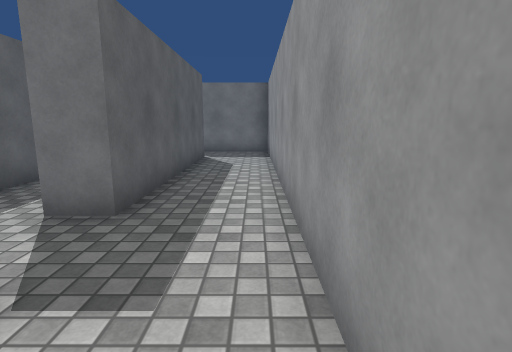
View 1 (above)

24 first-person views from a walk through a Unity game level. The camera is 1.3 m above the floor, tilts 10° down and sees 80° across. The floor is counted in squares, 1 m on a side. Each view is taken from the middle of a square. On the plan, view 1 faces up. The plan holds only what a view shows up to about 14 squares ahead; the rest is blank. The place goes on beyond the plan. The player character is not drawn. Surface patterns are stand-ins for the level's own textures.

View 2
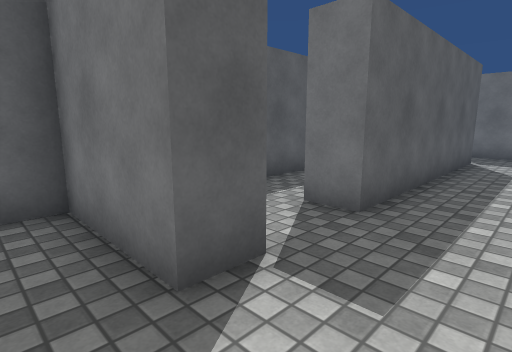

View 3
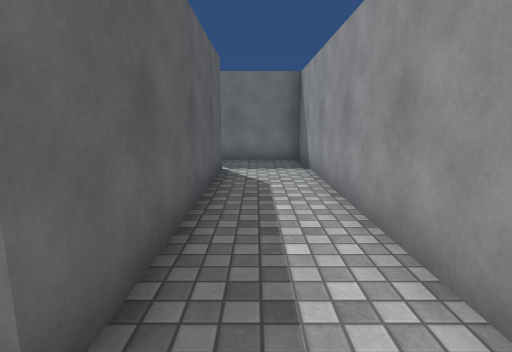

View 4
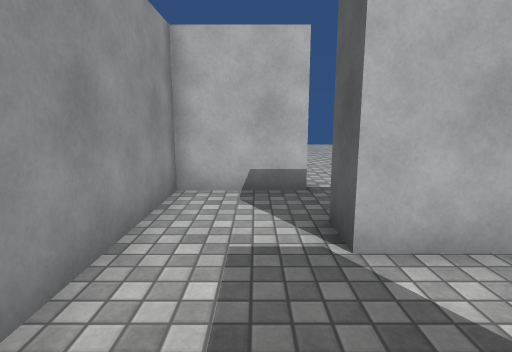

View 5
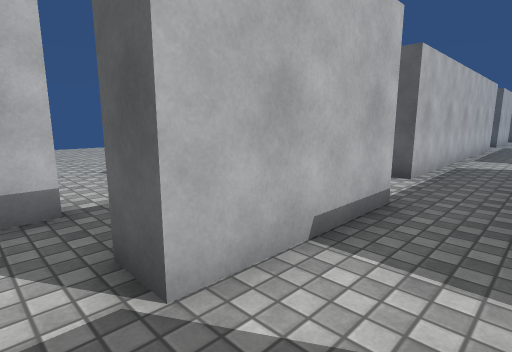

View 6
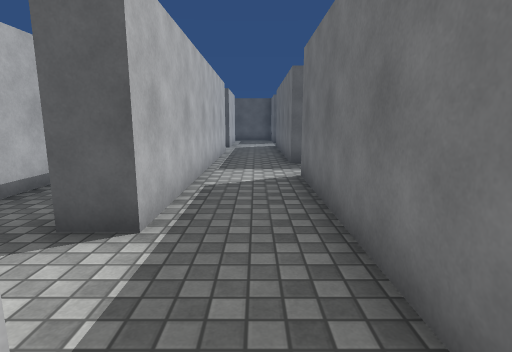

View 7
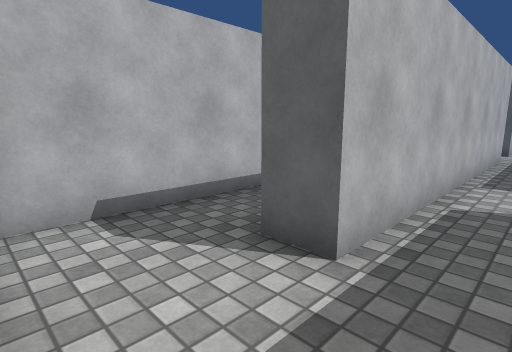

View 8
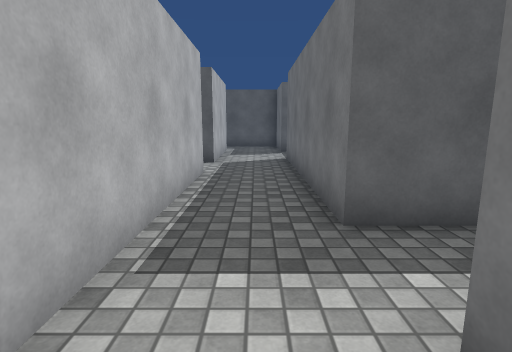

View 9
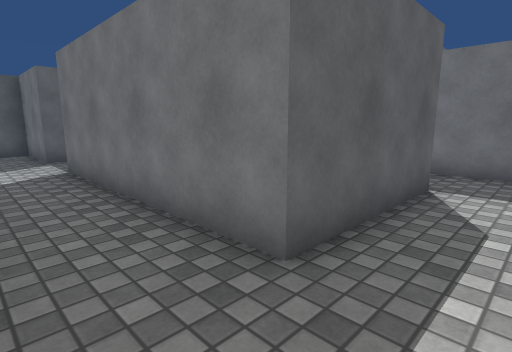

View 10
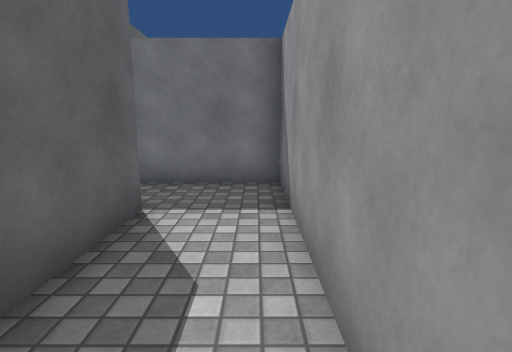

View 11
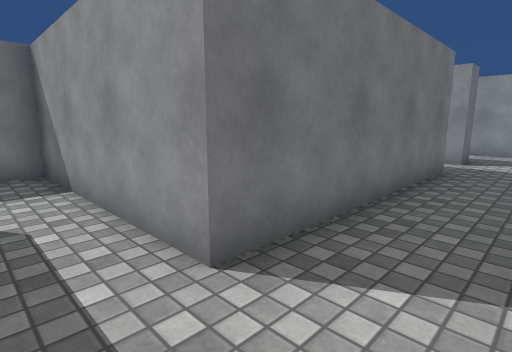

View 12
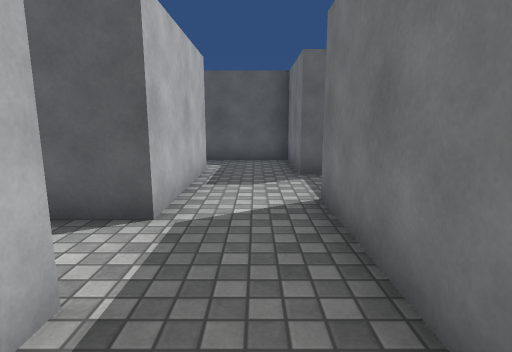

View 13
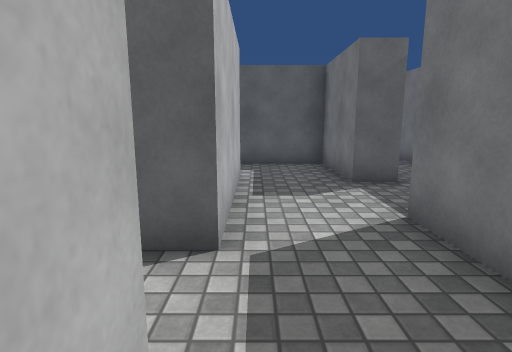

View 14
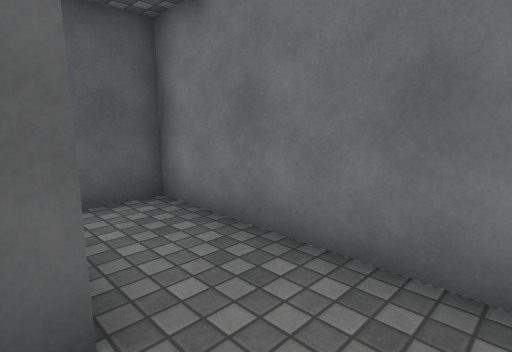

View 15
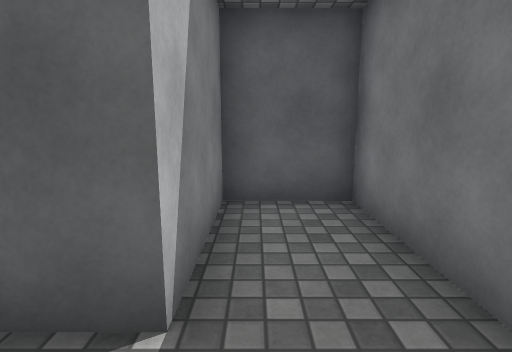

View 16
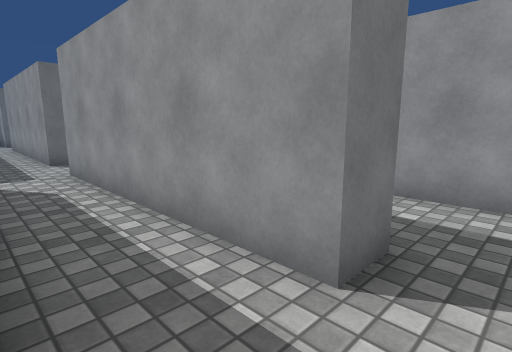

View 17
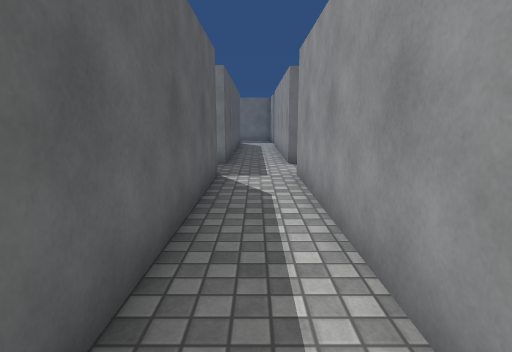

View 18
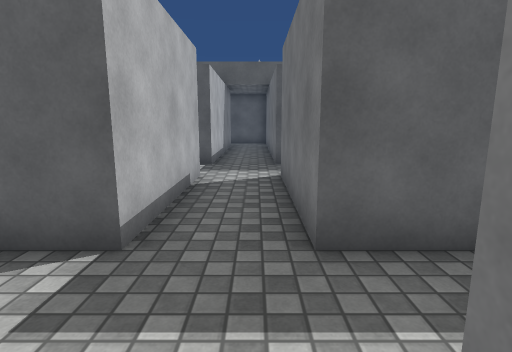

View 19
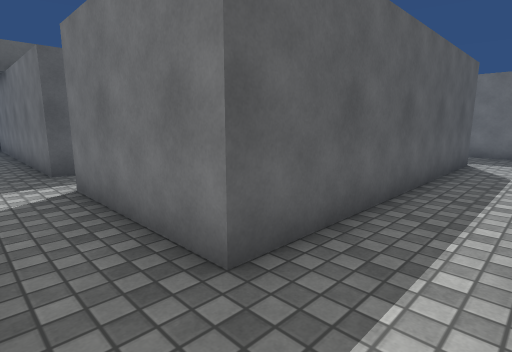

View 20
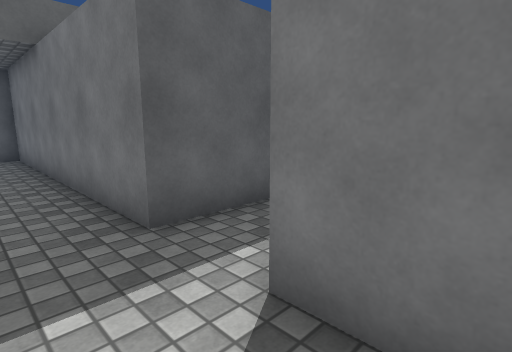

View 21
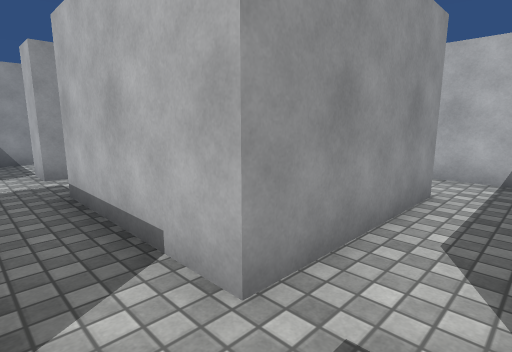

View 22
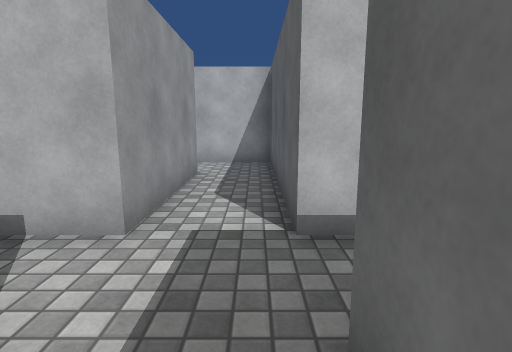

View 23
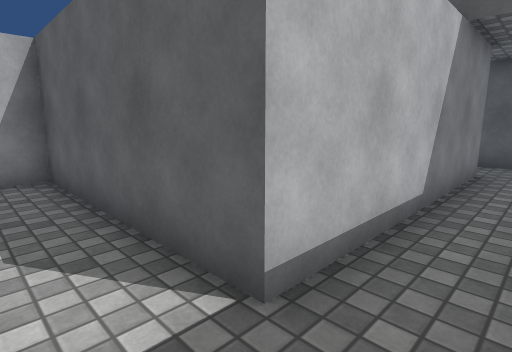

View 24
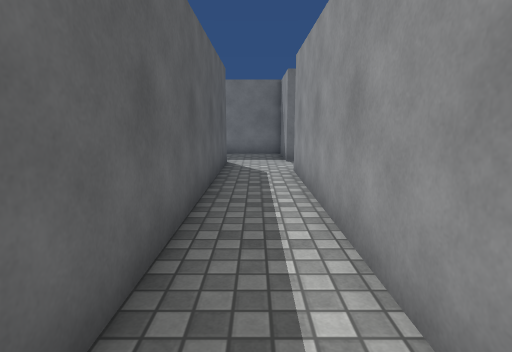

### Floor plan
Points are (right, up) in squares from view 1. A wall is a line through its corners. A room is listed if a view was taken in it or the views show most of it. See-through windows are left out.
Room 1 (views 1, 2)
walls: (-2, 2.1) (-2, 1.1); (-2, -0.8) (0.5, -0.8) (0.5, 2.4)
ways out: opening at (-0.5, 1.5) to room 2; opening at (-2, 0) to room 8
Room 2 (views 3, 4, 5, 18, 19)
walls: (-3, 11.6) (-2, 11.6) (-2, 4.1) (-3, 4.1); (0.5, 2.4) (0.5, 13.6) (-3, 13.6); (-3.5, 2.1) (-2, 2.1)
ways out: opening at (-0.5, 1.5) to room 1; opening at (-2.5, 3) to room 4; opening at (-2.5, 12.5) to room 4
Room 3 (views 6, 7, 8, 9, 10, 11, 12, 13, 14, 15, 16)
walls: (-19, 1.6) (-8.5, 1.6); (-6, 2.1) (-4.5, 2.1); (-4.9, 4.1) (-12.5, 4.1) (-12.5, 10.6) (-18, 10.6) (-18, 8.4) (-14.7, 8.4) (-14.7, 4.1) (-20.6, 4.1)
ways out: opening at (-5.5, 3) to room 4; opening at (-21.5, 2.5) to room 6; opening at (-19.5, 1); opening at (-7.5, 1)
Room 4 (views 17, 20, 21, 23, 24)
walls: (-11.5, 14.5) (-11.5, 13.6) (-21, 13.6) (-21, 11.2); (-9.5, 7) (-9.5, 11.6) (-5, 11.6) (-5, 5); (-3, 13.6) (-3, 21.2); (-3, 4.1) (-3, 11.6); (-19, 11.6) (-11.5, 11.6) (-11.5, 5.1) (-8.9, 5.1); (-4.5, 2.1) (-3.5, 2.1); (-5, 22.5) (-5, 13.6) (-9.5, 13.6)
ways out: opening at (-2.5, 3) to room 2; opening at (-2.5, 12.5) to room 2; opening at (-5.5, 3) to room 3; opening at (-10.5, 14) to room 5; opening at (-9, 6.5); opening at (-2.5, 22)
Room 5 (view 22)
walls: (-11.5, 15.9) (-11.5, 14.5)
ways out: opening at (-10.5, 14) to room 4
Room 6 (no view inside)
walls: (-24.6, 5.1) (-24.6, 4.1) (-25.6, 4.1); (-20.6, 4.1) (-22.1, 4.1); (-25.5, 1.6) (-21, 1.6)
ways out: opening at (-21.5, 2.5) to room 3; opening at (-25, 2.5) to room 7; opening at (-23.5, 4.5)
Room 7 (no view inside)
walls: (-25.6, 4.1) (-27.6, 4.1) (-27.6, 1.2)
ways out: opening at (-25, 2.5) to room 6; opening at (-26.5, 1)
Room 8 (no view inside)
walls: (-2, 1.1) (-5, 1.1) (-5, 0.2)
ways out: opening at (-2, 0) to room 1; opening at (-3.5, -1.5)

Positions as (right, up) in squares from view 1, and headings:
1: (0, 0), facing up
2: (0, 0), facing up-left
3: (-1, 3), facing up
4: (-1, 5), facing down
5: (-1, 4), facing down-left
6: (-5, 3), facing left
7: (-6, 3), facing down-left
8: (-11, 3), facing left
9: (-13, 2), facing up-left
10: (-13, 4), facing up
11: (-14, 2), facing up-right
12: (-17, 3), facing left
13: (-18, 2), facing left
14: (-13, 8), facing up-left
15: (-13, 9), facing left
16: (-5, 3), facing up-right
17: (-4, 4), facing up
18: (-2, 13), facing left
19: (-3, 12), facing up-left
20: (-8, 12), facing up-left
21: (-11, 13), facing down-right
22: (-11, 15), facing down
23: (-10, 13), facing down-left
24: (-4, 13), facing up
